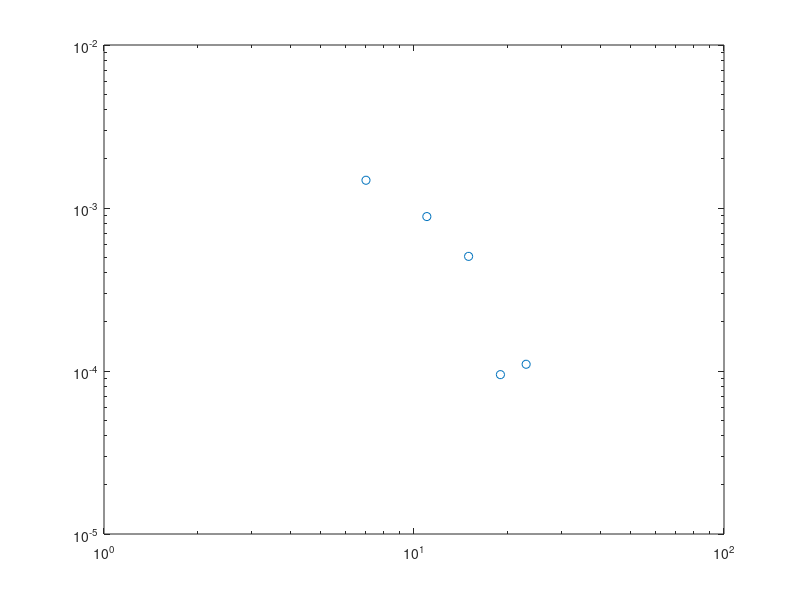

Reproduce this figure in MATLAB. (Note: this script raises an error after producing the figure.)
Lx = [16,24, 32, 40, 48];
distance = [7, 11,  15, 19, 23];
SC = [0.00148, 0.000886,0.000505, 0.000095, 1.1e-4];
%15: 6.1e-4
% 9: 1.026e-3
h1 = loglog(distance, SC,'o');hold on;

p = fit(log(distance(1:3)'),log(SC(1:3)'),'poly1');
fprintf('Ksc=%.5f\n',-p.p1);
x = fit_x(1):0.5:fit_x(end);
fl=loglog(distance,exp(p.p2)*distance.^p.p1,'-.');
T=text(8,4.5e-3,['$K_{sc}=',num2str(-p.p1),'$']);
set(T,'Interpreter','latex');set(T,'Fontsize',28);



set(gca,'fontsize',24);
set(gca,'linewidth',1.5);
set(h1,'markersize',10);
set(get(gca,'Children'),'linewidth',3); % Set line width 1.5 pounds
xlabel('$x$','Interpreter','latex');
ylabel('singlet pair correlation','Interpreter','latex');
set(get(gca,'XLabel'),'FontSize',24); 
set(get(gca,'YLabel'),'FontSize',24); 
